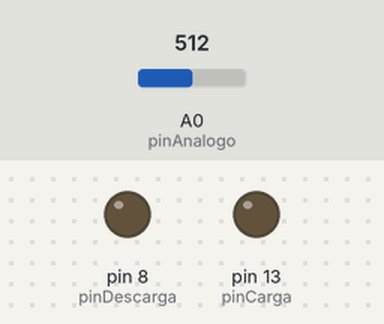
The sketch below on a simulated Arduino Uno, built with avr-gcc and run on an emulated ATmega328P. Shown: output pins drawn as LEDs (lit = HIGH). The test bench sets the inputs (shaded band); at power-on: A0 (pinAnalogo) = 512. What the sketch prints to the serial monitor is not drawn.

Above: at 1.2 s.
1.3 s: A0 (pinAnalogo) set to 0
At 1.7 s:
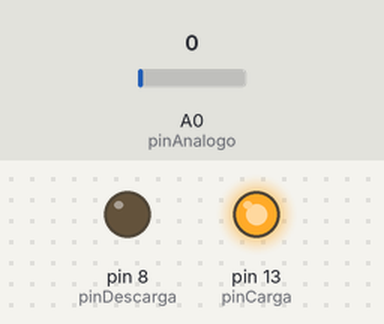
2.8 s: A0 (pinAnalogo) set to 1004
4.7 s: A0 (pinAnalogo) set to 1019
At 5.1 s:
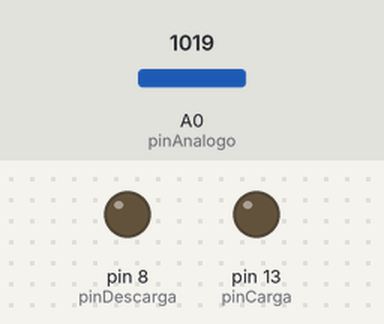
Timing chart, 0 to 7.7 s (numbered marks = the images above; inputs shaded):
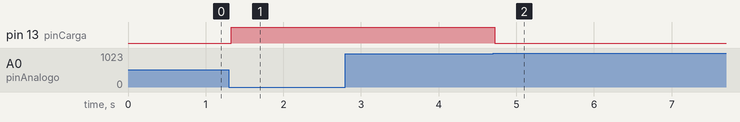

Measured:
- the behaviour switches between 1018 and 1019 on A0 (pinAnalogo) (found by bisection; images 1 and 2)
- after the input at 1.3 s, pin 13 (pinCarga): LOW → HIGH at once
- after the input at 2.8 s, every drawn part: stays the same
- after the input at 4.7 s, pin 13 (pinCarga): HIGH → LOW at once

The sketch:

ArduinoCapacitorCode.ino
```cpp
/****************************************************************************************
 *                                Proyecto Final Fisica II                             *
 *                            Universidad de Panamá - José Plata    *
 **************************************************************************************/
// Definición de pines utilizados en el programa
#define pinAnalogo    0
#define pinCarga      13
#define pinDescarga   8

// Variables para medir el tiempo
unsigned long tiempoInicio;
unsigned long tiempoTranscurrido;

void setup() {
  pinMode(pinCarga, OUTPUT);         // Establece el pin de carga como salida digital
  digitalWrite(pinCarga, LOW);       // Apaga la carga del condensador al principio
  Serial.begin(9600);                // Inicializa la comunicación serial a 9600 baudios
  Serial.println("Medición de Capacitancia"); // Imprime mensaje de inicio
}


void loop() {
  // Descarga completa del condensador
  pinMode(pinDescarga, OUTPUT);       // Establece el pin de descarga como salida
  digitalWrite(pinDescarga, LOW);     // Pone el pin de descarga en bajo

  Serial.println("Descargando Capacitor ...");

  // Espera hasta que el voltaje en el pin analógico sea 0
  while (analogRead(pinAnalogo) > 0) {
    // Imprime el valor del pin analógico durante la descarga
    Serial.print("Valor de pinAnalogo en DESCARGA: ");
    Serial.println(analogRead(pinAnalogo));
  }

  pinMode(pinDescarga, INPUT); // Establece el pin de descarga en alta impedancia

  tiempoInicio = micros(); // Registra el tiempo de inicio de carga
  digitalWrite(pinCarga, HIGH); // Activa la carga del condensador
  Serial.println("Datos para análisis Gráfico: ");

  // 1019 equivale a aproximadamente el 99% de la carga del condensador

int i = 1;

  while (analogRead(pinAnalogo) < 1019) {
    // Imprime el valor del pin analógico durante la carga
    if(i == 1)
    Serial.print("{tiempo:");
    else
    Serial.print(",tiempo:");
    tiempoTranscurrido = micros() - tiempoInicio;
    Serial.print((float)tiempoTranscurrido / 1000000.0);
    Serial.print(",voltaje:");
    Serial.print((float)analogRead(pinAnalogo) / 1023 * 5, 3);
    i++;
  }

  Serial.println("}"); // Imprime resultados en JSON
  digitalWrite(pinCarga, LOW); // Detiene la carga del condensador
}
```
